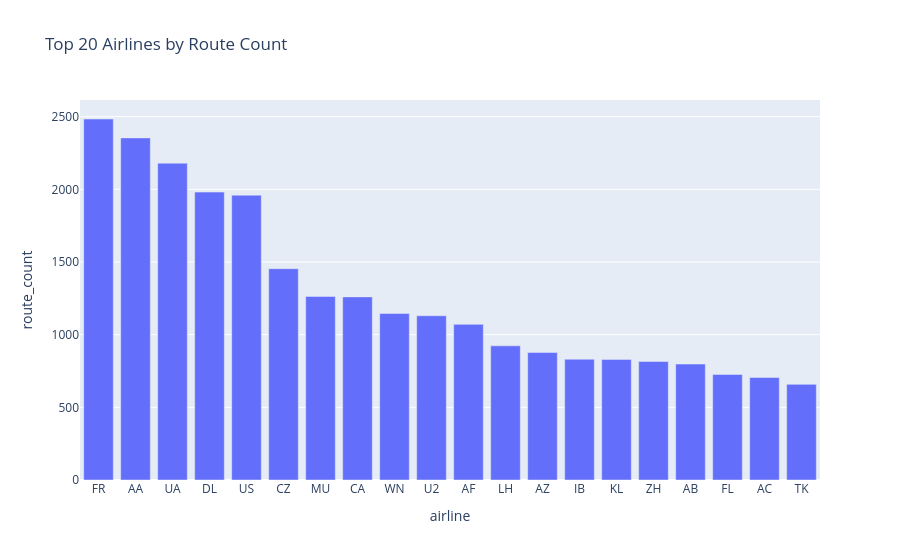

Notebook code cell kept with this figure:
### Markdown cell above
The final bar chart ranks the top 20 airlines by route count. This allows us to compare carrier network reach, identify which airlines dominate route coverage, and understand how airline capacity is distributed across the network.

### Code cell
route_counts = con.execute('select * from main.mart_top_airlines_by_routes').df()
fig = px.bar(route_counts.head(20), x='airline', y='route_count', title='Top 20 Airlines by Route Count')
fig.show()
con.close()

### Figure 1 — Plotly figure (JSON) as saved in the notebook; plotly's stock layout.template omitted (floating-point values rounded to 4 significant figures)
{"data": [{"hovertemplate": "airline=%{x}<br>route_count=%{y}<extra></extra>", "legendgroup": "", "marker": {"color": "#636efa", "pattern": {"shape": ""}}, "name": "", "orientation": "v", "showlegend": false, "textposition": "auto", "type": "bar", "x": ["FR", "AA", "UA", "DL", "US", "CZ", "MU", "CA", "WN", "U2", "AF", "LH", "AZ", "IB", "KL", "ZH", "AB", "FL", "AC", "TK"], "xaxis": "x", "y": [2484, 2354, 2180, 1981, 1960, 1454, 1263, 1260, 1146, 1130, 1071, 923, 877, 831, 830, 815, 798, 726, 705, 658], "yaxis": "y"}], "layout": {"barmode": "relative", "legend": {"tracegroupgap": 0}, "title": {"text": "Top 20 Airlines by Route Count"}, "xaxis": {"anchor": "y", "domain": [0, 1], "title": {"text": "airline"}}, "yaxis": {"anchor": "x", "domain": [0, 1], "title": {"text": "route_count"}}}}
